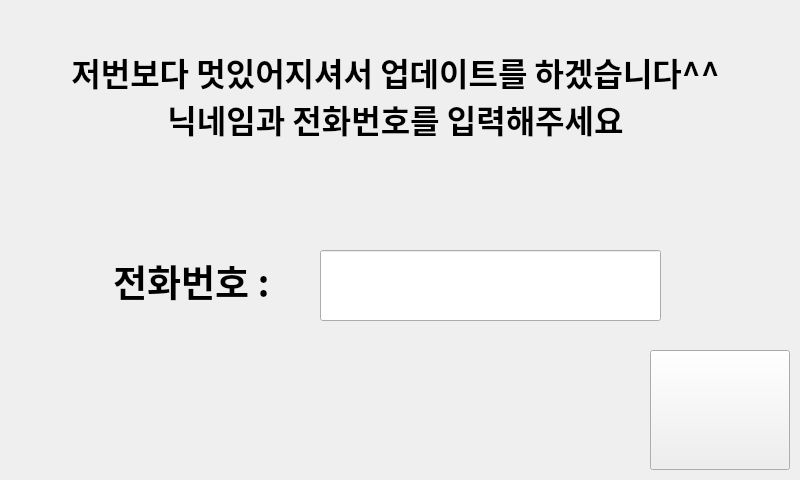
<?xml version="1.0" encoding="UTF-8"?>
<ui version="4.0">
 <class>FailWindow</class>
 <widget class="QMainWindow" name="FailWindow">
  <property name="geometry">
   <rect>
    <x>0</x>
    <y>0</y>
    <width>800</width>
    <height>480</height>
   </rect>
  </property>
  <property name="windowTitle">
   <string>MainWindow</string>
  </property>
  <widget class="QWidget" name="centralwidget">
   <widget class="QLabel" name="label_fail_main">
    <property name="geometry">
     <rect>
      <x>-1</x>
      <y>-1</y>
      <width>800</width>
      <height>480</height>
     </rect>
    </property>
    <property name="styleSheet">
     <string notr="true">border-image: url(:/newPrefix/image/juicebro.jpg);</string>
    </property>
    <property name="text">
     <string/>
    </property>
   </widget>
   <widget class="QLabel" name="label_fail_text">
    <property name="geometry">
     <rect>
      <x>20</x>
      <y>20</y>
      <width>751</width>
      <height>151</height>
     </rect>
    </property>
    <property name="palette">
     <palette>
      <active>
       <colorrole role="Text">
        <brush brushstyle="SolidPattern">
         <color alpha="255">
          <red>121</red>
          <green>11</green>
          <blue>255</blue>
         </color>
        </brush>
       </colorrole>
      </active>
      <inactive>
       <colorrole role="Text">
        <brush brushstyle="SolidPattern">
         <color alpha="255">
          <red>121</red>
          <green>11</green>
          <blue>255</blue>
         </color>
        </brush>
       </colorrole>
      </inactive>
      <disabled>
       <colorrole role="Text">
        <brush brushstyle="SolidPattern">
         <color alpha="255">
          <red>120</red>
          <green>120</green>
          <blue>120</blue>
         </color>
        </brush>
       </colorrole>
      </disabled>
     </palette>
    </property>
    <property name="font">
     <font>
      <family>야놀자 야체 B</family>
      <pointsize>24</pointsize>
      <weight>75</weight>
      <bold>true</bold>
     </font>
    </property>
    <property name="text">
     <string>저번보다 멋있어지셔서 업데이트를 하겠습니다^^
닉네임과 전화번호를 입력해주세요</string>
    </property>
    <property name="alignment">
     <set>Qt::AlignCenter</set>
    </property>
   </widget>
   <widget class="QLabel" name="label_fail_phone">
    <property name="geometry">
     <rect>
      <x>80</x>
      <y>250</y>
      <width>231</width>
      <height>61</height>
     </rect>
    </property>
    <property name="palette">
     <palette>
      <active>
       <colorrole role="Text">
        <brush brushstyle="SolidPattern">
         <color alpha="255">
          <red>121</red>
          <green>11</green>
          <blue>255</blue>
         </color>
        </brush>
       </colorrole>
      </active>
      <inactive>
       <colorrole role="Text">
        <brush brushstyle="SolidPattern">
         <color alpha="255">
          <red>121</red>
          <green>11</green>
          <blue>255</blue>
         </color>
        </brush>
       </colorrole>
      </inactive>
      <disabled>
       <colorrole role="Text">
        <brush brushstyle="SolidPattern">
         <color alpha="255">
          <red>120</red>
          <green>120</green>
          <blue>120</blue>
         </color>
        </brush>
       </colorrole>
      </disabled>
     </palette>
    </property>
    <property name="font">
     <font>
      <family>야놀자 야체 B</family>
      <pointsize>28</pointsize>
      <weight>75</weight>
      <bold>true</bold>
     </font>
    </property>
    <property name="text">
     <string>전화번호 : </string>
    </property>
    <property name="alignment">
     <set>Qt::AlignCenter</set>
    </property>
   </widget>
   <widget class="QLineEdit" name="lineEdit_fail_phone">
    <property name="geometry">
     <rect>
      <x>320</x>
      <y>250</y>
      <width>341</width>
      <height>71</height>
     </rect>
    </property>
    <property name="font">
     <font>
      <family>한컴 바겐세일 M</family>
      <pointsize>20</pointsize>
     </font>
    </property>
   </widget>
   <widget class="QPushButton" name="pushButton_fail_next">
    <property name="geometry">
     <rect>
      <x>650</x>
      <y>350</y>
      <width>140</width>
      <height>120</height>
     </rect>
    </property>
    <property name="styleSheet">
     <string notr="true">border-image: url(:/newPrefix/image/next.png);</string>
    </property>
    <property name="text">
     <string/>
    </property>
   </widget>
  </widget>
 </widget>
 <resources>
  <include location="xz.qrc"/>
 </resources>
 <connections/>
</ui>
